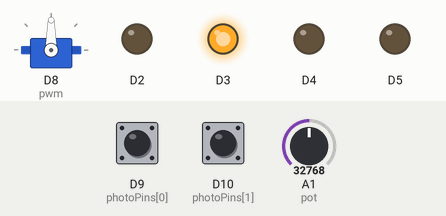
Bench run of a program on a simulated CircuitPython board. On the bench: servo, output pins drawn as LEDs (lit = HIGH). Inputs (shaded band) come from the test bench; at power-on: A1 (pot) = 32768, D9 (photoPins[0]) HIGH, D10 (photoPins[1]) HIGH (analog values on the 0–65535 scale). Pins used as bus, display or sensor lines are not drawn.

Above: at 1.2 s.
1.3 s: A1 (pot) set to 45874
At 2.4 s:
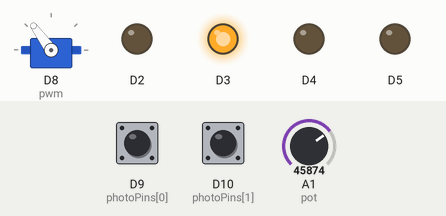
2.8 s: D9 (photoPins[0]) pulled LOW for 0.15 s
At 3.2 s:
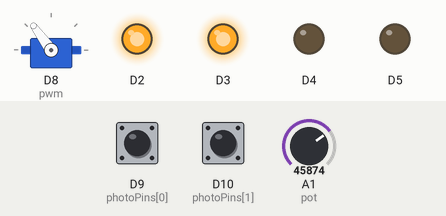
4.4 s: D10 (photoPins[1]) pulled LOW for 0.15 s
At 5.7 s:
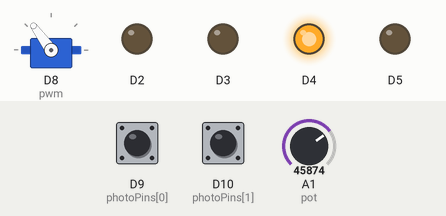
6.0 s: A1 (pot) set to 57670
At 7.1 s:
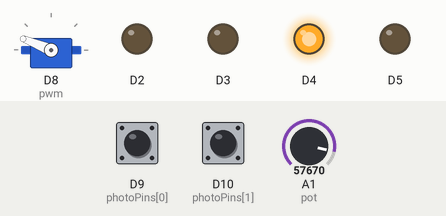
7.5 s: D9 (photoPins[0]) pulled LOW for 1 s
At 9.6 s:
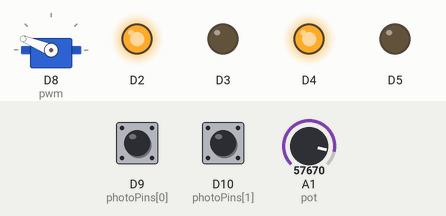
10.0 s: D10 (photoPins[1]) pulled LOW for 1 s
At 11.4 s:
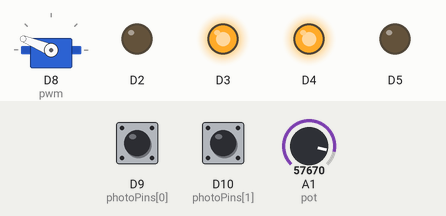
Timing chart, 0 to 13.0 s (numbered marks = the images above; inputs shaded):
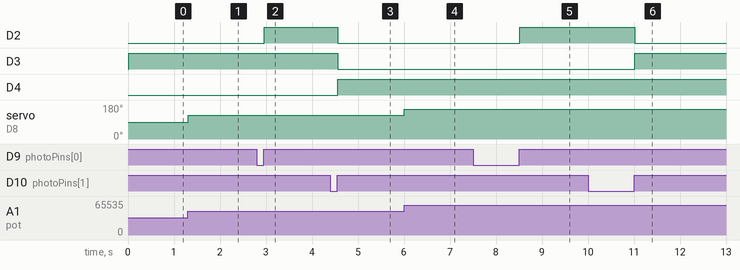

Measured:
- after the input at 1.3 s, servo on D8 (pwm): 90° → 126° at once
- after the input at 2.8 s, D2: LOW → HIGH after 0.16 s
- after the input at 4.4 s, D2, D3: HIGH → LOW after 0.16 s; D4: LOW → HIGH after 0.16 s
- after the input at 6.0 s, servo on D8 (pwm): 126° → 158° at once
- after the input at 7.5 s, D2: LOW → HIGH after 1.0 s
- after the input at 10.0 s, D2: HIGH → LOW after 1.0 s; D3: LOW → HIGH after 1.0 s

The program:

Engineering_3_Midterm.py
```python
# import my modules
import time
import board
import pulseio
from digitalio import DigitalInOut, Direction, Pull
from analogio import AnalogIn
from adafruit_motor import servo

# initialize stuff, including pins
count = 0
vals = [0,0,0,0]
pins = [board.D5, board.D4, board.D3, board.D2]
photoPins = [board.D9, board.D10]
oldPhotos = [False, False]
pwm = pulseio.PWMOut(board.D8, duty_cycle=2**15,frequency=50)
myServo = servo.Servo(pwm)
pot = AnalogIn(board.A1)

# make photoInterrupter array
photos = []
for pin in photoPins:
    photos.append(DigitalInOut(pin))
for photo in photos:
    photo.direction = Direction.INPUT
    photo.pull = Pull.UP

# make LED array
leds = []
for pin in pins:
    leds.append(DigitalInOut(pin))
for led in leds:
    led.direction = Direction.OUTPUT

# map pot val to 0-180
def potVal(pin):
    return pin.value * 180 / 65536

while True:
    # set the servo speed
    myServo.angle = potVal(pot)
    # use a bitwise AND to figure out LED values
    for i, led in enumerate(leds):
       s =int(2**i & count)
       leds[3-i].value = 1 if s != 0 else 0
    # did either photo interrupter get tripped?
    for i, photo in enumerate(photos):
        if(photo.value and not oldPhotos[i]):
            count += 1
    if count == 16:
        count = 0
    for i, photo in enumerate(oldPhotos):
        oldPhotos[i] = photos[i].value
    time.sleep(.01)
```
